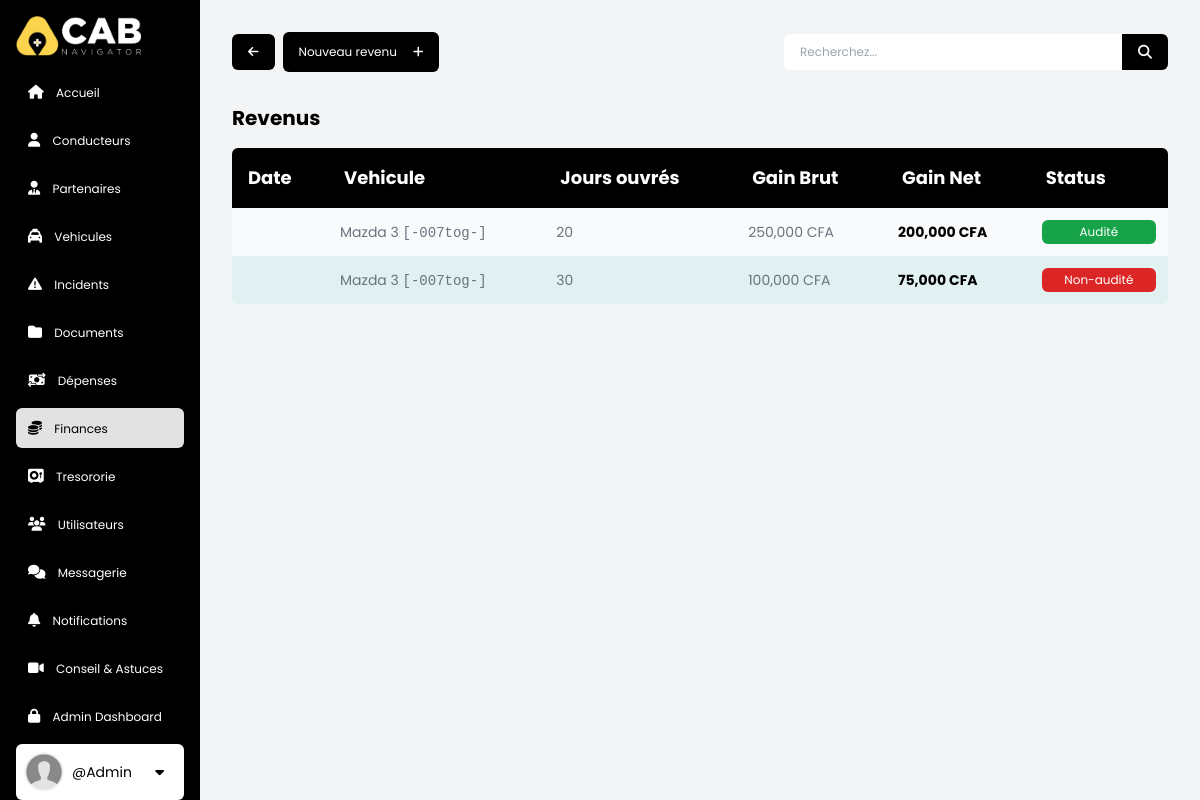
/finances/revenues/ (signed in), run on the app's committed database.
### accounts/models.py (models this page shows, shortened)
class CustomUser(AbstractBaseUser, PermissionsMixin):
    pass
    email = models.EmailField(db_index=True, unique=True, max_length=255)
    username = models.CharField(
        max_length=255, unique=True,  blank=True, null=True)
    first_name = models.CharField(max_length=255)
    last_name = models.CharField(max_length=255)
    phone = models.CharField(max_length=255, blank=True, null=True)
    role = models.ForeignKey(
        Role, on_delete=models.SET_NULL, blank=True, null=True,)
    is_active = models.BooleanField(default=True)
    is_staff = models.BooleanField(default=False)
    is_superuser = models.BooleanField(default=False)
    objects = CustomUserManager()
    USERNAME_FIELD = 'email'
    REQUIRED_FIELDS = []

### finances/models.py (models this page shows, shortened)
class Revenue(models.Model):
    vault = models.ForeignKey(
        Vault, on_delete=models.SET_NULL, null=True, blank=True)
    partner = models.ForeignKey(
        Partner, on_delete=models.SET_NULL, null=True, blank=True,)
    vehicle = models.ForeignKey(Vehicle, on_delete=models.CASCADE)
    days_worked = models.IntegerField(default='0',)
    gross_income = models.IntegerField(default='0', null=False, blank=True,)
    net_income = models.IntegerField(default='0', null=False, blank=True,)
    comment = models.TextField(null=False, blank=True)
    payday = models.DateTimeField(auto_now=True)
    month = MonthField("Mois", null=True, blank=True,)
    is_audited = models.BooleanField(default=False)

### base/models.py (models this page shows, shortened)
class Vehicle(models.Model):
    owner = models.ForeignKey(
        CustomUser, on_delete=models.SET_NULL,  null=True, blank=True)
    supplier = models.CharField(
        max_length=255, null=True, blank=True,)
    first_driver = models.ForeignKey(Driver, on_delete=models.SET_NULL, null=True,
                                     blank=True, related_name='first_driver')
    second_driver = models.ForeignKey(Driver, on_delete=models.SET_NULL, null=True,
                                      blank=True, related_name='second_driver')
    third_driver = models.ForeignKey(Driver, on_delete=models.SET_NULL, null=True,
                                     blank=True, related_name='third_driver')
    make = models.CharField(max_length=255)
    model = models.CharField(max_length=255)
    year = models.IntegerField()
    country = CountryField(blank_label="", blank=True, null=True)
    plate_number = models.CharField(
        max_length=255, primary_key=True, unique=True)
    serial_number = models.CharField(
        max_length=255, unique=True, null=True, blank=True)
    state = models.CharField(max_length=50,  choices=usage_states)
    transmission = models.CharField(max_length=50, choices=transmission_types)
    color = models.CharField(max_length=255, null=True, blank=True)
    cost = models.IntegerField(default='0')
    commission = models.IntegerField(default='10')
    image = models.ImageField(upload_to='vehicles/', blank=True, null=True)
    is_active = models.BooleanField(default=True)
    date_added = models.DateTimeField(auto_now=True)

### finances/views.py (the view)
# urls.py: path('revenues/', revenues, name='revenues'),
@login_required(login_url='login')
def revenues(req):
    user = req.user
    query = req.GET.get('query') if req.GET.get('query') != None else ''
    revenues = Revenue.objects.filter(
        Q(partner__last_name__icontains=query)
        | Q(partner__first_name__icontains=query)
        | Q(vehicle__make__icontains=query)
        | Q(vehicle__model__icontains=query)
        | Q(vehicle__plate_number__icontains=query)
    ).order_by('payday')
    context = {
        "finance_page": "active",
        'title': 'vehicle revenues',
        'revenues': revenues,
    }
    return render(req, 'finances/accounting/revenues.html', context)

### finances/templates/finances/accounting/revenues.html (shortened to what this page needs)
{% extends 'main.html' %} {% load static %} {% block content %}
<nav
  class="mx-auto flex flex-col md:flex-row justify-between items-center gap-2 items-center text-xs w-full max-w-[1350px]"
>
  <div class="flex gap-2 items-center">
    <a
      href="{{request.META.HTTP_REFERER}}"
      class="px-4 py-3 bg-black text-white hover:bg-yellow-400 hover:text-black rounded-md flex justify-between items-center transition duration-300 ease-in-out"
      ><i class="fa-solid fa-arrow-left"></i
    ></a>
    {% if user.role.sec_level >= 3 %}
    <a
      href="{% url 'create_revenue' %}"
      class="px-4 py-3 bg-black text-white text-xs hover:bg-amber-300 hover:text-black rounded-md items-center transition duration-300 ease-in-out"
      >Nouveau revenu<i class="fa-solid fa-plus ml-4"></i
    ></a>
    {% endif %}
  </div>
  {% include 'components/searchbar.html' %}
</nav>
<section class="w-full mx-auto my-8">
  {% if not revenues %}
  <div
    class="p-8 my-40 bg-gray-100 max-w-[400px] mx-auto rounded-md flex-col text-center"
  >
    <i class="fa-regular fa-folder-open text-7xl"></i>
    <p class="mt-4">Aucune données disponible pour le moment</p>
  </div>
  {% else %}
  <div class="flex flex-col gap-4">
    <div class="flex flex-col w-full">
      <h2 class="mb-4 text-black font-bold text-xl">Revenus</h2>
      <div class="overflow-auto rounded-md text-sm bg-gray-50">
        <table class="w-full text-left db-table">
          <thead class="bg-black text-white">
            <tr>
              <th class="p-4 text-lg font-bold">Date</th>
              <th class="p-4 text-lg font-bold">Vehicule</th>
              <th class="p-4 text-lg font-bold">Jours ouvrés</th>
              <th class="p-4 text-lg font-bold">Gain Brut</th>
              <th class="p-4 text-lg font-bold">Gain Net</th>
              <th class="p-4 text-lg font-bold">Status</th>
            </tr>
          </thead>
          <tbody>
            {% for obj in revenues %}
            <a href="{% url 'ledger' obj.id  %}" class="cursor-pointer">
              <tr
                class="text-gray-500 hover:text-black hover:bg-white hover:shadow-xl transition-all duration-50"
              >
                <td class="p-3">{{obj.date_paid}}</td>
                <td class="p-3">
                  {{obj.vehicle.make}} {{obj.vehicle.model}}
                  <tt>[-{{obj.vehicle.plate_number}}-]</tt>
                </td>
                <td class="p-3">{{obj.days_worked}}</td>
                <td class="p-3">{{obj.gross_income}} CFA</td>
                <td class="p-3 text-black font-bold">{{obj.net_income}} CFA</td>
                <td class="p-3">
                  {% if obj.is_audited %}
                  <h4
                    class="top-2 right-2 px-2 py-1 rounded-md bg-green-600 text-xs text-white text-center"
                  >
                    Audité
                  </h4>
                  {% else %}
                  <h4
                    class="top-2 right-2 px-2 py-1 rounded-md bg-red-600 text-xs text-white text-center"
                  >
                    Non-audité
                  </h4>
                  {% endif %}
                </td>
              </tr>
            </a>
            {% endfor %}
          </tbody>
        </table>
      </div>
    </div>
  </div>
  {% endif %}
</section>
{% endblock %}

### templates/sidebar.html (shortened to what this page needs)
{% load static %}
<div
  class="bg-black text-white w-[60px] md:w-20 p-2 md:p-4 lg:w-[200px] xl:w-[300px] h-screen fixed overflow-y-auto"
>
  <a class="lg: mb-4 flex items-center" href="{% url 'home' %}">
    <img
      class="hidden lg:inline lg:h-10 mx-auto lg:mx-0 lg:mr-2"
      src="{% static 'imgs/logo-w.png' %}"
      alt="logo"
    />
  </a>
  <ul class="flex flex-col mx-auto items-center lg:items-start">
    <a
      class="mb-2 lg:px-3 py-2 text-center lg:text-left rounded-md hover:bg-white hover:text-black transition ease-in duration-200 w-full {{home_page}}"
      href="{% url 'home' %}"
    >
      <i class="fa-solid fa-house text-sm lg:mr-2"></i>
      <span class="hidden lg:inline lg:text-xs xl:text-base">Accueil </span>
    </a>
    {% if user.role.sec_level >= 3 %}
    <a
      class="mb-2 lg:px-3 py-2 text-center lg:text-left rounded-md hover:bg-white hover:text-black transition ease-in duration-200 w-full {{drivers_page}}"
      href="{% url 'drivers' %}"
    >
      <i class="fa-solid fa-user text-sm lg:mr-2"></i>
      <span class="hidden lg:inline lg:text-xs xl:text-base">Conducteurs </span>
    </a>
    <a
      class="mb-2 lg:px-3 py-2 text-center lg:text-left rounded-md hover:bg-white hover:text-black transition ease-in duration-200 w-full {{partners_page}}"
      href="{% url 'partners' %}"
    >
      <i class="fa-solid fa-user-tie text-sm lg:mr-2"></i>
      <span class="hidden lg:inline lg:text-xs xl:text-base">Partenaires </span>
    </a>
    <a
      class="mb-2 lg:px-3 py-2 text-center lg:text-left rounded-md hover:bg-white hover:text-black transition ease-in duration-200 w-full {{vehicles_page}}"
      href="{% url 'vehicles' %}"
    >
      <i class="fa-solid fa-taxi text-sm lg:mr-2"></i>
      <span class="hidden lg:inline lg:text-xs xl:text-base">Vehicules</span>
    </a>
    {% endif %}
    <a
      class="mb-2 lg:px-3 py-2 text-center lg:text-left rounded-md hover:bg-white hover:text-black transition ease-in duration-200 w-full {{incidents_page}}"
      href="{% url 'incidents' %}"
    >
      <i class="fa-solid fa-triangle-exclamation text-sm lg:mr-2"></i>
      <span class="hidden lg:inline lg:text-xs xl:text-base">Incidents </span>
    </a>
    {% if user.role.sec_level >= 3 %}
    <a
      class="mb-2 lg:px-3 py-2 text-center lg:text-left rounded-md hover:bg-white hover:text-black transition ease-in duration-200 w-full {{documents_page}}"
      href="{% url 'documents' %}"
    >
      <i class="fa-solid fa-folder text-sm lg:mr-2"></i>
      <span class="hidden lg:inline lg:text-xs xl:text-base"> Documents </span>
    </a>
    <a
      class="mb-2 lg:px-3 py-2 text-center lg:text-left rounded-md hover:bg-white hover:text-black transition ease-in duration-200 w-full {{expenses_page}}"
      href="{% url 'expenses' %}"
    >
      <i class="fa-solid fa-money-bill-transfer text-sm lg:mr-2"></i>
      <span class="hidden lg:inline lg:text-xs xl:text-base"> Dépenses </span>
    </a>
    {% endif %}
    <a
      class="mb-2 lg:px-3 py-2 text-center lg:text-left rounded-md hover:bg-white hover:text-black transition ease-in duration-200 w-full  {{finance_page}}"
      href="{% url 'finances' %}"
    >
      <i class="fa-solid fa-coins lg:text-sm lg:mr-2"></i>
      <span class="hidden lg:inline lg:text-xs xl:text-base"> Finances </span>
    </a>
    {% if user.role.sec_level >= 3 %}
    <a
      class="mb-2 lg:px-3 py-2 text-center lg:text-left rounded-md hover:bg-white hover:text-black transition ease-in duration-200 w-full  {{vaults_page}}"
      href="{% url 'vaults' %}"
      ><i class="fa-solid fa-vault text-sm lg:mr-2"></i>
      <span class="hidden lg:inline lg:text-xs xl:text-base"> Tresororie </span>
    </a>
    <a
      class="mb-2 lg:px-3 py-2 text-center lg:text-left rounded-md hover:bg-white hover:text-black transition ease-in duration-200 w-full  {{users_page}}"
      href="{% url 'users' %}"
      ><i class="fa-solid fa-users text-sm lg:mr-2"></i>
      <span class="hidden lg:inline lg:text-xs xl:text-base">
        Utilisateurs
      </span>
    </a>
    {% endif %}
    <a
      class="mb-2 lg:px-3 py-2 text-center lg:text-left rounded-md hover:bg-white hover:text-black transition ease-in duration-200 w-full {{chats_page}}"
      href="{% url 'chats' %}"
    >
      <i class="fa-solid fa-comments text-sm lg:mr-2"></i>
      <span class="hidden lg:inline lg:text-xs xl:text-base"> Messagerie </span>
    </a>
    <a
      class="relative mb-2 lg:px-3 py-2 text-center lg:text-left rounded-md hover:bg-white hover:text-black transition ease-in duration-200 w-full {{notifications_page}}"
      href="{% url 'notifications' %}"
    >
      <i class="text-sm fa-solid fa-bell text-sm lg:mr-2"></i>
      <span class="hidden lg:inline lg:text-xs xl:text-base">
        Notifications
      </span>
    </a>
    <a
      class="mb-2 lg:px-3 py-2 text-center lg:text-left rounded-md hover:bg-white hover:text-black transition ease-in duration-200 w-full {{tips_page}}"
      href="{% url 'tips' %}"
    >
      <i class="fa-solid fa-video text-sm lg:mr-2"></i>
      <span class="hidden lg:inline lg:text-xs xl:text-base">
        Conseil & Astuces
      </span>
    </a>
    {% if user.is_superuser %}
    <a
     target="_blank"
      class="mb-2 lg:px-3 py-2 text-center lg:text-left rounded-md hover:bg-white hover:text-black transition ease-in duration-200 w-full"
      href="{% url 'admin:index' %}"
      ><i class="fa-solid fa-lock text-sm lg:mr-2"></i>
      <span class="hidden lg:inline lg:text-xs xl:text-base">
        Admin Dashboard
      </span>
    </a>
    {% endif %}
    <div
      class="px-1 py-2 lg:p-2 bg-white flex flex-col lg:flex-row items-center gap-1 lg:gap-2 mb-2 sm:text-sm lg:text-md rounded-md cursor-pointer w-full"
    >
      {% if not user.image %}
      <img
        class="hidden lg:inline h-10 w-10 rounded-full object-cover"
        src="{% static 'imgs/anon.png' %}"
        alt="user image"
      />
      {% else %}
      <img
        class="hidden lg:block h-10 w-10 rounded-full object-cover"
        src="{{user.image.url}}"
        alt="user image"
      />
      {% endif %}
      <div class="hidden lg:block w-full">
        <p class="text-black">@{{user.username}}</p>
      </div>
      <div class="relative">
        <button
          type="button"
          class=""
          name="dropdownBtn"
          id="dropdownBtn"
          aria-expanded="false"
          aria-haspopup="true"
          onclick="toggleDropdown(this)"
        >
          <i
            class="fa-sharp fa-solid fa-caret-down text-black bg-white hover:bg-gray-200 py-2 px-3 rounded-md"
          ></i>
        </button>
      </div>
    </div>
  </ul>
</div>

### static/styles.css (style rules this page uses)
html { scroll-behavior: smooth; box-sizing: border-box; }
.db-table { border-collapse: collapse; }
.db-table tbody tr:nth-of-type(even) { background-color: #e1f0f1; }
.active { background: #e2e2e2; color: black; padding: 2px; border-radius: 1rem; }

### templates/main.html (style rules this page uses)
body { font-family: "Poppins", sans-serif; }

### data on the page
CustomUser: username "Admin"
Revenue: vehicle.make "Mazda", vehicle.model "3", vehicle.plate_number "007tog", days_worked "20", gross_income "250,000", net_income "200,000", is_audited "Audité"
Revenue: vehicle.make "Mazda", vehicle.model "3", vehicle.plate_number "007tog", days_worked "30", gross_income "100,000", net_income "75,000", is_audited "Non-audité"
